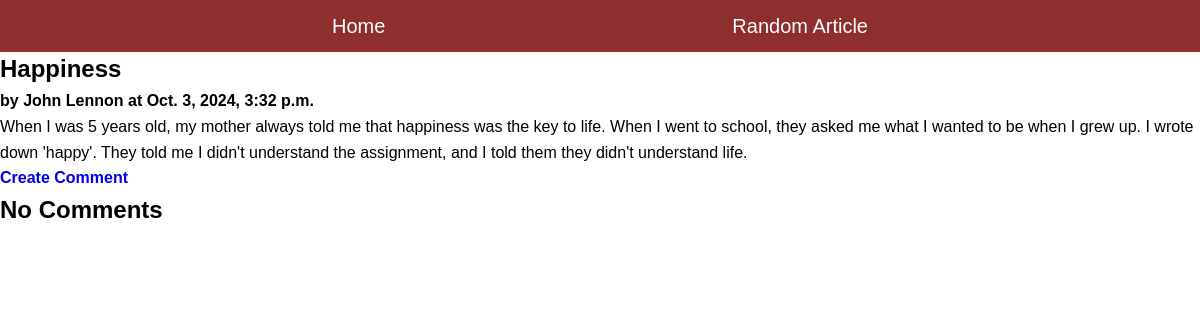
Before: /blog/article/1 with the older database file.
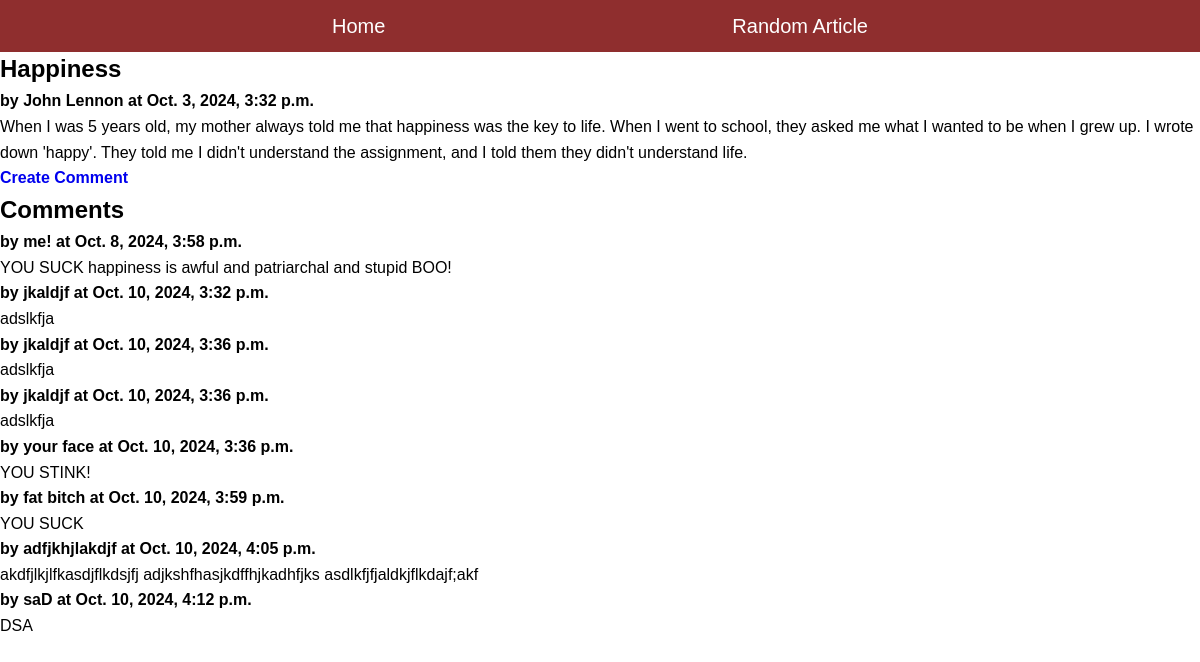
After: the same page with the newer database file.
### blog/models.py (models this page shows)
class Comment(models.Model):
    article = models.ForeignKey("Article", on_delete=models.CASCADE)
    author = models.TextField(blank=False)
    text = models.TextField(blank=False)
    published = models.DateTimeField(auto_now=True)
    def __str__(self):
        return f'{self.text}'

### blog/views.py (the view)
# urls.py: path(r'article/<int:pk>', ArticleView.as_view(), name='article'), #generic class-based view
class ArticleView(DetailView):
    model = Article #model to displau
    template_name = "blog/article.html"
    context_object_name = "article"

### blog/models.py (called while the page is built)
    def get_comments(self):
        comments = Comment.objects.filter(article=self)
        return comments

### blog/templates/blog/article.html (shortened to what this page needs)
{% extends 'blog/base.html' %}
{% block content %}
<main class="grid-container">
    <article class="featured">
        <div>
        <h2>{{article.title}}</h2>
        <strong>by {{article.author}} at {{article.published}}</strong>
        <p>
        {{article.text}}
        </p>
        <h4><a href="{% url 'create_comment' article.pk %}">Create Comment</a></h4>
        </div>
    </article>
    <div>
        {%if article.get_comments %}
        <h2>Comments</h2>
        {% for c in article.get_comments %}
        <article>
            <div>
            <strong>by {{c.author}} at {{c.published}}</strong>
            <p>
            {{c.text}}
            </div>
        </article>
        {% endfor %}
        {%else%}
        <h2>No Comments</h2>
        {%endif%}
    </div>
</main>
{% endblock %}

Changed rows visible on the page:
added Comment: author "me!", published "Oct. 8, 2024, 3:58 p.m.", text "YOU SUCK happiness is awful and patriarchal and stupid BOO!"
added Comment: author "jkaldjf", published "Oct. 10, 2024, 3:32 p.m.", text "adslkfja"
added Comment: author "jkaldjf", published "Oct. 10, 2024, 3:36 p.m.", text "adslkfja"
added Comment: author "jkaldjf", published "Oct. 10, 2024, 3:36 p.m.", text "adslkfja"
added Comment: author "your face", published "Oct. 10, 2024, 3:36 p.m.", text "YOU STINK!"
added Comment: author "fat bitch", published "Oct. 10, 2024, 3:59 p.m.", text "YOU SUCK"
added Comment: author "adfjkhjlakdjf", published "Oct. 10, 2024, 4:05 p.m.", text "akdfjlkjlfkasdjflkdsjfj adjkshfhasjkdffhjkadhfjks asdlkfjfjaldkjflkdajf;akf"
added Comment: author "saD", published "Oct. 10, 2024, 4:12 p.m.", text "DSA"
Other visible differences:
text no longer shown: "No Comments"
text now shown: "Comments"
